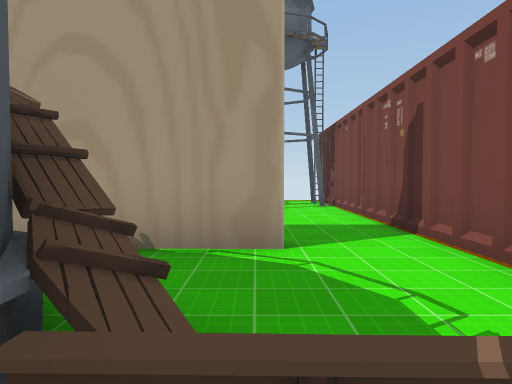
View 1 (above)

18 first-person views from a walk through a Unity game level. The camera is 1.5 m above the floor, tilts 2° down and sees 70° across. Doors are open. The floor is counted in squares, 2 m on a side. Each view is taken from the middle of a square. On the plan, view 1 faces up. The plan holds only what a view shows up to about 11 squares ahead; the rest is blank. The place goes on beyond the plan. The player character is not drawn. Some animated figures are not drawn. Some surface patterns are stand-ins.

View 2
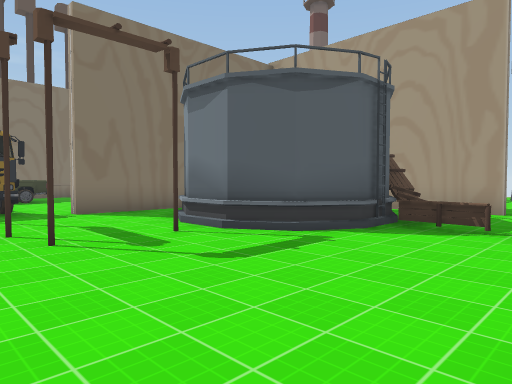

View 3
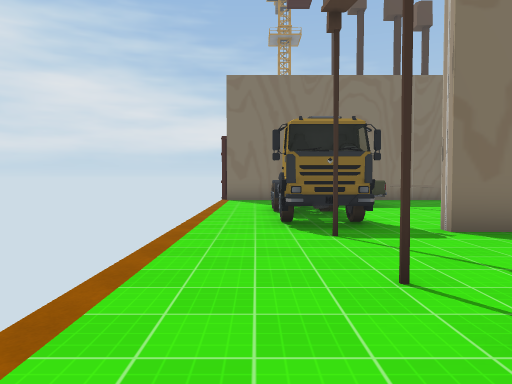

View 4
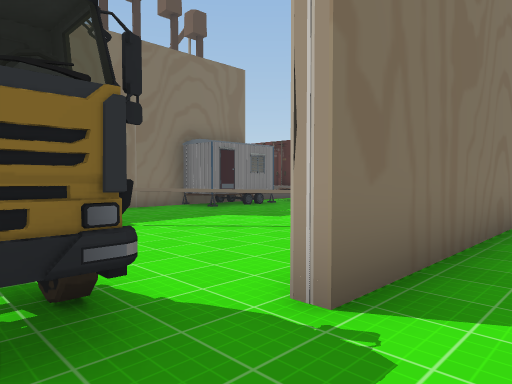

View 5
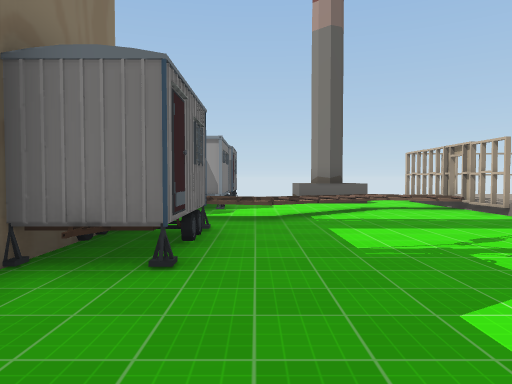

View 6
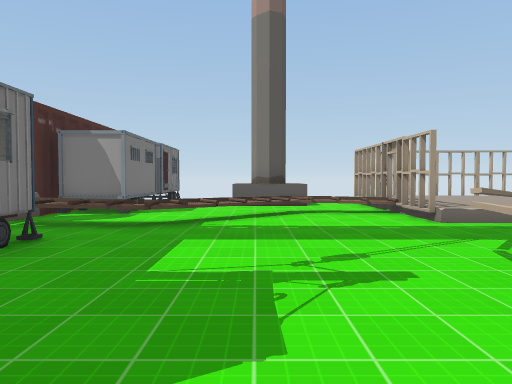

View 7
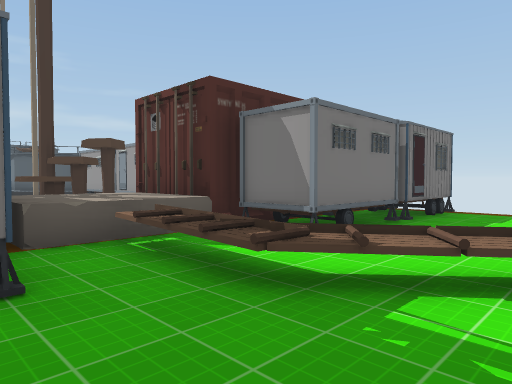

View 8
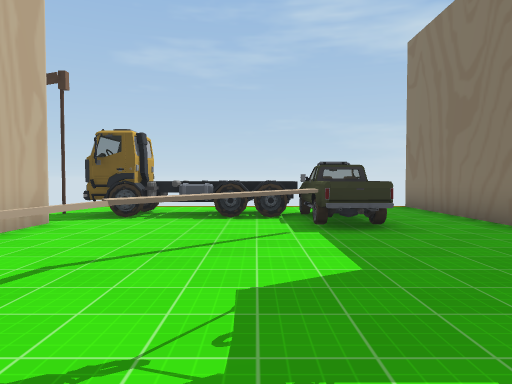

View 9
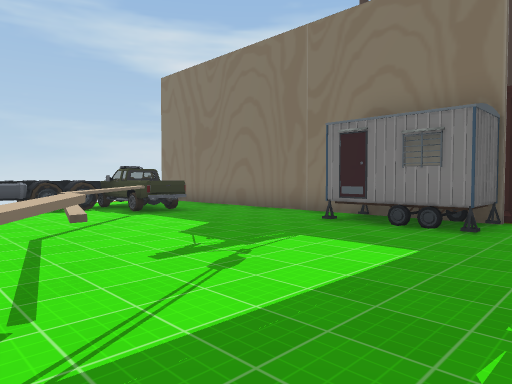

View 10
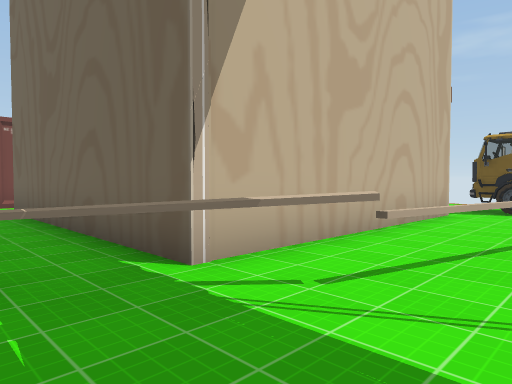

View 11
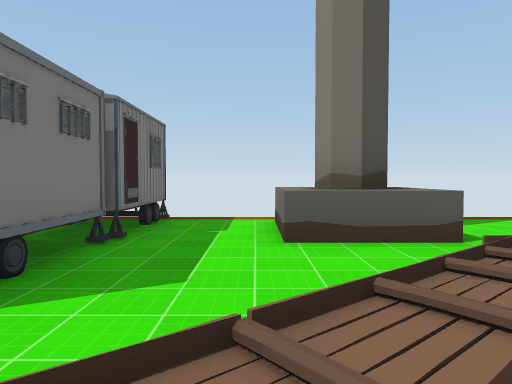

View 12
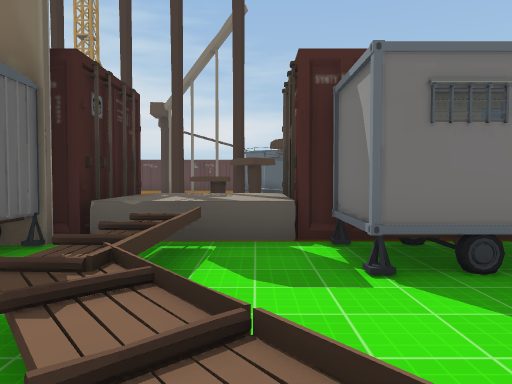

View 13
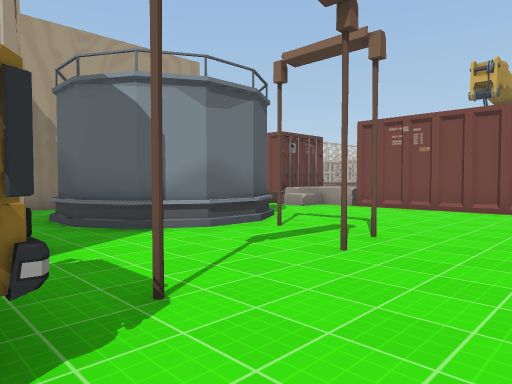

View 14
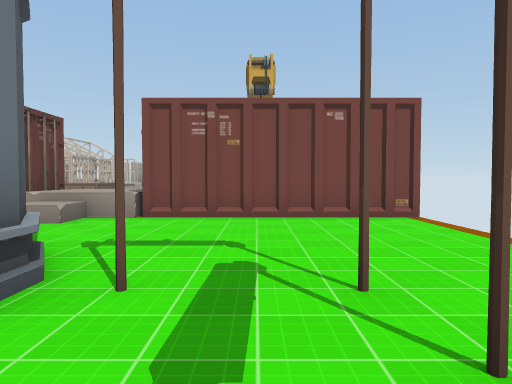

View 15
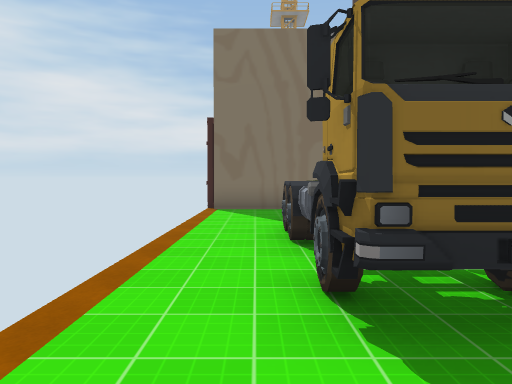

View 16
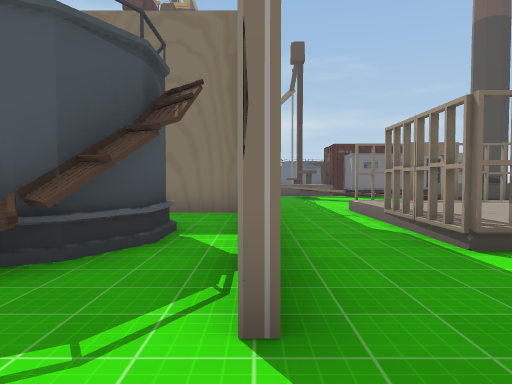

View 17
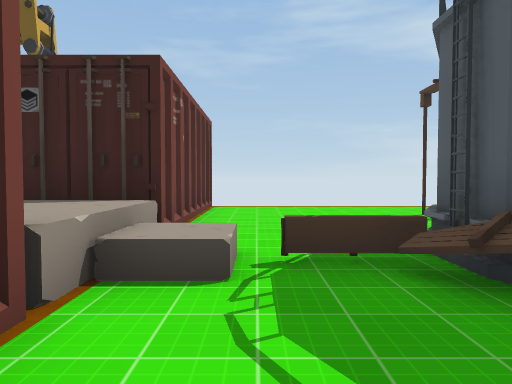

View 18
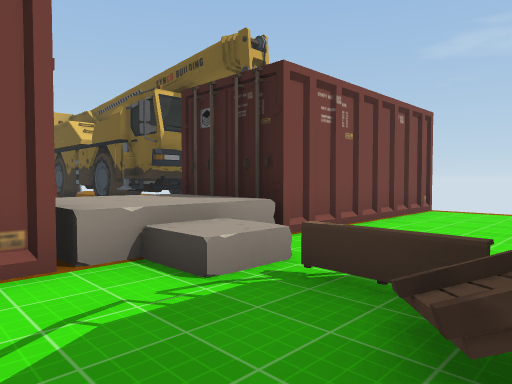

### Floor plan
Key: @ floor where view 1 was taken; # wall or solid block; x gap in a wall; . main floor; : floor 0.5 m higher than the main floor; / step, stairs or slope; = window, fence, low wall or low ledge; ^ raised ledge; C container; T tower; H thing the floor can be seen under or through; R truck; O other object.
Columns run from 17 left of view 1 to 5 right of it. Each row starts with its distance up from view 1.
 13     #..             CCC
 12    OO..^^..       T
 11    OO..#^..#      TT
 10    OO......:::    .#
  9  ##OO.....#:::    ./
  8 ##COO..^^=x::::   ./
  7 ^^^...^...#:::::  ./
  6 ^^^^^^..../#//##.../
  5 ^^C.......#......../
  4   #OO.....########./
  3    OO....###......./
  2    #O....H H. ###../#CC
  1    .....HH HH   #=.O^^^
  0    #....H..HH# ##@..^^^
 -1    #...H ..H.###....C##
 -2    #.OO ..HH........
 -3    #.ORRRRR.........
 -4    #.ORRRRR.........
 -5    #................
 -6    #................

Where each view was taken, in squares from view 1:
view 1: 0 up, 0 right, facing up
view 2: 5 down, 2 right, facing up-left
view 3: 5 down, 1 left, facing left
view 4: 4 down, 5 left, facing up-left
view 5: 1 down, 12 left, facing up
view 6: 0 up, 10 left, facing up
view 7: 4 up, 10 left, facing up-left
view 8: 4 up, 10 left, facing down
view 9: 6 up, 7 left, facing down-left
view 10: 6 up, 9 left, facing down-right
view 11: 6 up, 11 left, facing up
view 12: 7 up, 10 left, facing left
view 13: 6 down, 7 left, facing up-right
view 14: 3 down, 5 left, facing right
view 15: 5 down, 5 left, facing left
view 16: 4 up, 2 right, facing left
view 17: 4 up, 1 right, facing down
view 18: 3 up, 1 left, facing down-right
